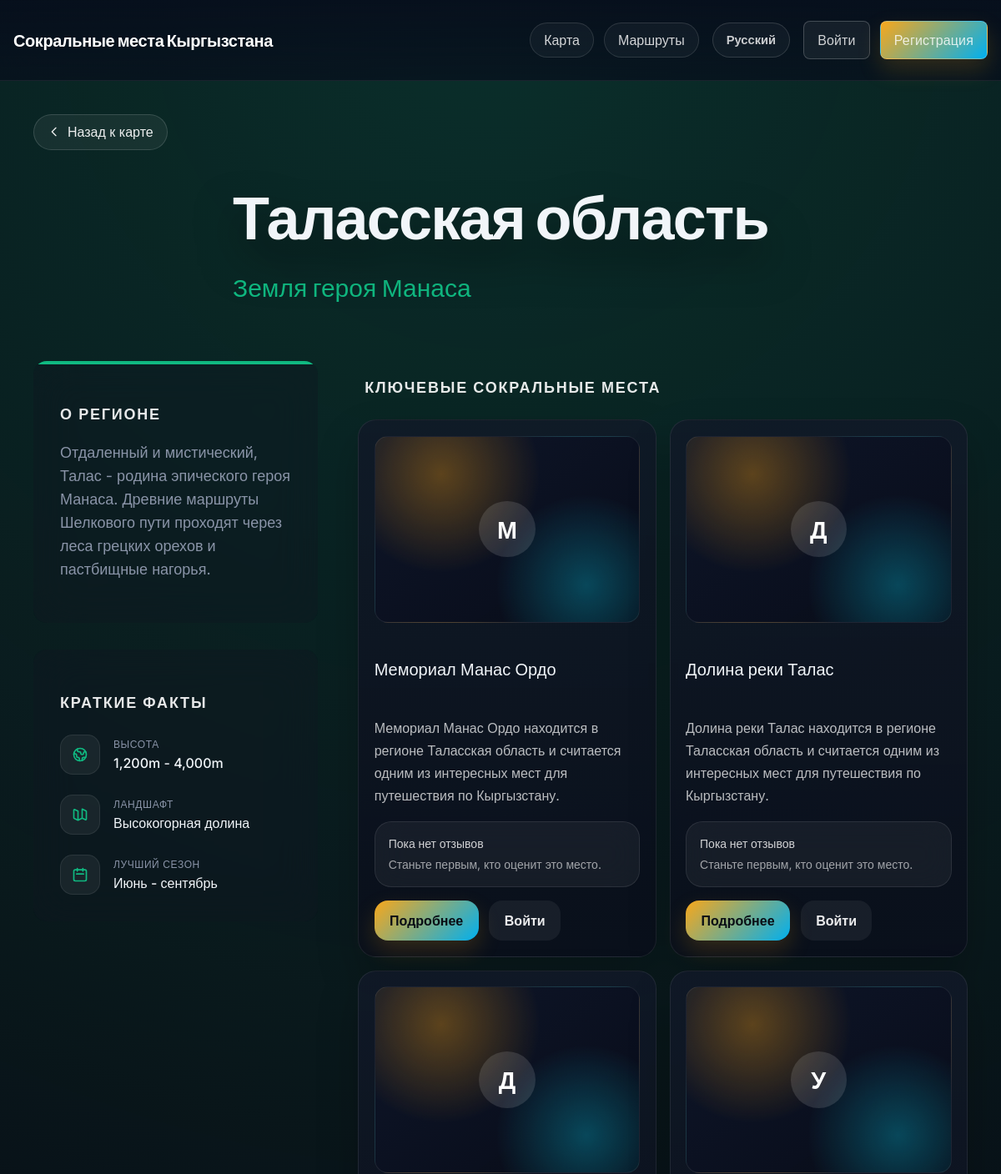
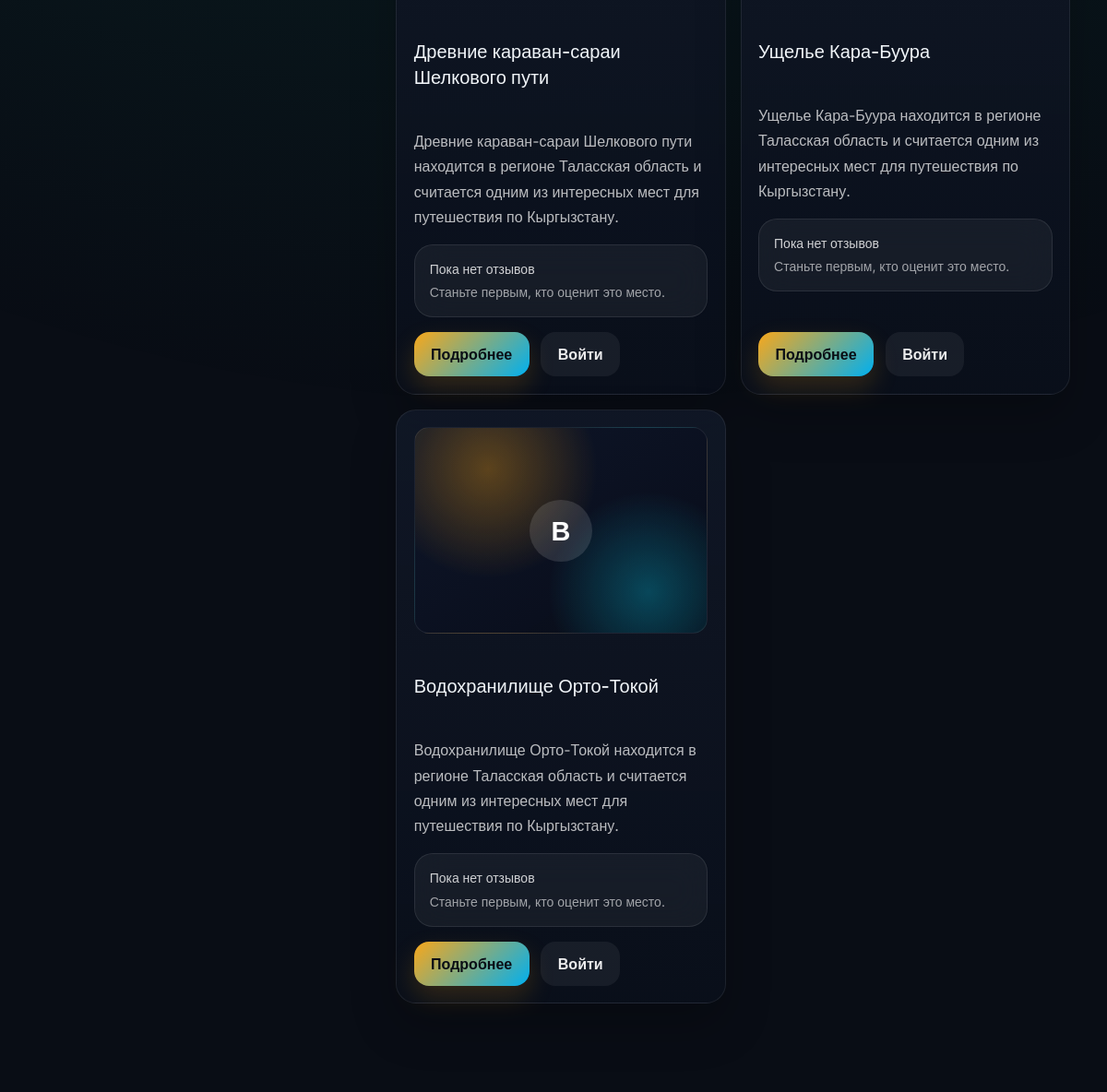
Page /region/talas/?lang=ru on the committed database (2 pictures, top to bottom).
### apps/attractions/models.py (models this page shows, shortened)
class Landmark(models.Model):
    name = models.CharField(max_length=200, verbose_name="Название")
    name_en = models.CharField(max_length=200, verbose_name="Name (English)")
    name_ky = models.CharField(max_length=200, verbose_name="Аты (Кыргызча)")
    region = models.CharField(max_length=100, verbose_name="Регион")
    latitude = models.FloatField(null=True, blank=True, verbose_name="Широта")
    longitude = models.FloatField(null=True, blank=True, verbose_name="Долгота")
    image = models.CharField(max_length=200, blank=True, verbose_name="Изображение")
    description = models.TextField(blank=True, verbose_name="Описание")
    description_en = models.TextField(blank=True, verbose_name="Description (English)")
    description_ky = models.TextField(blank=True, verbose_name="Баяндоо (Кыргызча)")
    category = models.CharField(
        max_length=30,
        choices=LANDMARK_CATEGORY_CHOICES,
        default="culture",
        verbose_name="Category",
    )
    theme_tags = models.JSONField(default=list, blank=True, verbose_name="Theme tags")
    accessibility_level = models.CharField(
        max_length=20,
        choices=ACCESSIBILITY_LEVEL_CHOICES,
        default="partial",
        verbose_name="Accessibility",
    )
    physical_intensity = models.PositiveSmallIntegerField(
        default=2,
        validators=[MinValueValidator(1), MaxValueValidator(5)],
        verbose_name="Physical intensity",
    )
    family_friendly = models.BooleanField(default=False, verbose_name="Family friendly")
    senior_friendly = models.BooleanField(default=False, verbose_name="Senior friendly")
    recommended_visit_hours = models.PositiveSmallIntegerField(
        default=2,
        validators=[MinValueValidator(1), MaxValueValidator(12)],
        verbose_name="Recommended visit duration",
    )
    class Meta:
        verbose_name = "Достопримечательность"
        verbose_name_plural = "Достопримечательности"

### apps/attractions/views.py (the view)
# urls.py: path('region/<slug:region_id>/', views.region_detail, name='region_detail'),
def region_detail(request, region_id):
    lang = prepare_language(request)
    region_source = get_region(region_id)
    if region_source is None:
        raise Http404("Регион не найден")
    sync_region_landmarks(region_id)
    landmarks = (
        Landmark.objects.filter(region=region_id)
        .annotate(
            average_rating=Avg("review__rating"),
            review_count=Count("review", distinct=True),
        )
        .prefetch_related(
            Prefetch(
                "review_set",
                queryset=Review.objects.select_related("user").order_by("-created_at"),
            )
        )
    )
    landmarks_by_name_en = {landmark.name_en: landmark for landmark in landmarks}
    serialized_landmarks = []
    region_name = localize_data_value(region_source, "name", lang)
    for source_landmark in region_source.get("landmarks", []):
        source_name = source_landmark.get("name_en") or source_landmark.get("name") or source_landmark.get("name_ru")
        landmark = landmarks_by_name_en.get(source_name)
        if landmark:
            serialized_landmarks.append(build_landmark_card(landmark, source_landmark, lang, region_name))
    return render(
        request,
        "attractions/region_detail.html",
        build_context(
            request,
            lang,
            region=serialize_region(region_source, lang),
            highlights=get_highlights(region_id, lang),
            landmarks=serialized_landmarks,
        ),
    )

### apps/attractions/data.py (called while the page is built)
def get_region(region_id):
    return regions_data.get(region_id)

### apps/attractions/translations.py (called while the page is built)
def get_supported_language(lang):
    return lang if lang in SUPPORTED_LANGUAGES else "ru"

def get_ui_texts(lang):
    code = get_supported_language(lang)
    return {**TEXTS[code], **FEATURE_TEXTS.get(code, {})}

def text(lang, key, **kwargs):
    value = get_ui_texts(lang)[key]
    return value.format(**kwargs) if kwargs else value

def review_word(lang, count):
    ui = get_ui_texts(lang)
    if lang == "en":
        return ui["review_single"] if count == 1 else ui["review_plural"]
    if lang == "ru":
        return ui["review_single"] if count == 1 else ui["review_plural"]
    return ui["review_plural"]

### apps/attractions/views.py (called while the page is built)
def get_language(request):
    requested_language = request.GET.get("lang") or request.POST.get("lang") or "ru"
    return get_supported_language(requested_language)

def prepare_language(request):
    lang = get_language(request)
    activate(lang)
    request.LANGUAGE_CODE = lang
    return lang

def build_language_links(request):
    links = []
    for code, label in LANGUAGE_LABELS.items():
        params = request.GET.copy()
        params["lang"] = code
        query_string = params.urlencode()
        url = f"{request.path}?{query_string}" if query_string else request.path
        links.append(
            {
                "code": code,
                "label": label,
                "url": url,
                "active": code == get_language(request),
            }
        )
    return links

def build_context(request, lang, **kwargs):
    context = {
        "lang": lang,
        "ui": get_ui_texts(lang),
        "language_links": build_language_links(request),
        "user_greeting": text(lang, "greeting", username=request.user.username) if request.user.is_authenticated else "",
    }
    context.update(kwargs)
    return context

def localize_data_value(data, field_name, lang):
    language_variants = {
        "ru": [f"{field_name}_ru", field_name, f"{field_name}_en", f"{field_name}_ky"],
        "en": [f"{field_name}_en", field_name, f"{field_name}_ru", f"{field_name}_ky"],
        "ky": [f"{field_name}_ky", f"{field_name}_ru", field_name, f"{field_name}_en"],
    }
    for key in language_variants[lang]:
        value = data.get(key)
        if value:
            return value
    return ""

def localize_landmark_value(landmark, field_name, lang):
    return localize_model_value(landmark, field_name, lang)

### apps/attractions/templates/attractions/region_detail.html (shortened to what this page needs)
{% extends 'attractions/base.html' %}
{% load static %}
{% block content %}
  <div class="min-h-screen bg-background text-foreground font-sans overflow-x-hidden selection:bg-primary/30">
    <div class="fixed inset-0 z-0 opacity-20 pointer-events-none" style="background: radial-gradient(circle at 50% 0%, {{ region.color }} 0%, transparent 70%)"></div>
    <div class="relative z-10">
      <div class="p-6 md:p-10 flex items-center justify-between absolute top-0 left-0 w-full z-50">
        <a href="{% url 'attractions:home' %}?lang={{ lang }}" class="ghost-link group gap-2 inline-flex items-center">
          <svg class="w-4 h-4 transition-transform group-hover:-translate-x-1" fill="none" stroke="currentColor" viewBox="0 0 24 24">
            <path stroke-linecap="round" stroke-linejoin="round" stroke-width="2" d="M15 19l-7-7 7-7"></path>
          </svg>
          {{ ui.back_to_map }}
        </a>
      </div>
      <div class="min-h-[60vh] flex flex-col items-center justify-center text-center px-4 relative pt-20 pb-10">
        <div class="max-w-4xl">
          <h1 class="text-5xl md:text-7xl lg:text-8xl font-black text-white tracking-tight mb-6 drop-shadow-2xl" data-testid="region-title-{{ region.id }}">
            {{ region.name }}
          </h1>
          <p class="text-xl md:text-3xl font-light text-white/80 font-display max-w-2xl mx-auto" style="color: {{ region.color }}">
            {{ region.tagline }}
          </p>
        </div>
      </div>
      <div class="max-w-6xl mx-auto px-4 md:px-8 pb-24">
        <div class="grid grid-cols-1 lg:grid-cols-3 gap-8 lg:gap-12">
          <div class="lg:col-span-1 space-y-8">
            <div class="bg-card/40 backdrop-blur-xl border border-white/10 rounded-2xl p-8 shadow-2xl relative overflow-hidden">
              <div class="absolute top-0 left-0 w-full h-1" style="background-color: {{ region.color }}"></div>
              <h3 class="text-lg font-semibold mb-4 text-white/90 uppercase tracking-widest text-xs">{{ ui.about_region }}</h3>
              <p class="text-muted-foreground leading-relaxed text-lg" data-testid="region-desc-{{ region.id }}">
                {{ region.description }}
              </p>
            </div>
            <div class="bg-card/40 backdrop-blur-xl border border-white/10 rounded-2xl p-8 shadow-2xl">
              <h3 class="text-lg font-semibold mb-6 text-white/90 uppercase tracking-widest text-xs">{{ ui.quick_facts }}</h3>
              <div class="space-y-6">
                <div class="fact-row">
                  <div class="fact-icon" style="color: {{ region.color }}">
                  </div>
                  <div>
                    <div class="text-xs text-muted-foreground uppercase tracking-wider mb-1">{{ ui.elevation }}</div>
                    <div class="font-medium text-white">{{ highlights.elevation }}</div>
                  </div>
                </div>
                <div class="fact-row">
                  <div class="fact-icon" style="color: {{ region.color }}">
                    <svg class="w-5 h-5" fill="none" stroke="currentColor" viewBox="0 0 24 24">
                      <path stroke-linecap="round" stroke-linejoin="round" stroke-width="2" d="M9 20l-5.447-2.724A1 1 0 013 16.382V5.618a1 1 0 011.447-.894L9 7m0 13l6-3m-6 3V7m6 10l4.553 2.276A1 1 0 0021 18.382V7.618a1 1 0 00-.553-.894L15 4m0 13V4"></path>
                    </svg>
                  </div>
                  <div>
                    <div class="text-xs text-muted-foreground uppercase tracking-wider mb-1">{{ ui.landscape }}</div>
                    <div class="font-medium text-white">{{ highlights.type }}</div>
                  </div>
                </div>
                <div class="fact-row">
                  <div class="fact-icon" style="color: {{ region.color }}">
                    <svg class="w-5 h-5" fill="none" stroke="currentColor" viewBox="0 0 24 24">
                      <path stroke-linecap="round" stroke-linejoin="round" stroke-width="2" d="M8 7V3m8 4V3m-9 8h10M5 21h14a2 2 0 002-2V7a2 2 0 00-2-2H5a2 2 0 00-2 2v12a2 2 0 002 2z"></path>
                    </svg>
                  </div>
                  <div>
                    <div class="text-xs text-muted-foreground uppercase tracking-wider mb-1">{{ ui.best_season }}</div>
                    <div class="font-medium text-white">{{ highlights.season }}</div>
                  </div>
                </div>
              </div>
            </div>
          </div>
          <div class="lg:col-span-2">
            <h3 class="text-lg font-semibold mb-6 text-white/90 uppercase tracking-widest text-xs pl-2">{{ ui.key_landmarks }}</h3>
            <div class="grid grid-cols-1 md:grid-cols-2 gap-4">
              {% for landmark in landmarks %}
                <article class="landmark-card">
                  {% if landmark.has_image %}
                    <img src="{% static 'attractions/images/' %}{{ landmark.image }}" alt="{{ landmark.name }}" class="landmark-thumb">
                  {% else %}
                    <div class="landmark-thumb landmark-thumb-placeholder">
                      <span>{{ landmark.name|slice:":1" }}</span>
                    </div>
                  {% endif %}
                  <div class="landmark-card-body">
                    <div class="landmark-card-top">
                      <h4 class="text-xl font-medium text-white">{{ landmark.name }}</h4>
                    </div>
                    <p class="landmark-description">{{ landmark.description }}</p>
                    {% if landmark.reviews %}
                      <div class="review-preview-list">
                        <div class="text-sm font-medium text-white/80">{{ ui.recent_reviews }}</div>
                        {% for review in landmark.reviews %}
                          <div class="review-preview">
                            <div class="review-preview-head">
                              <span class="text-sm font-medium text-white">{{ review.user }}</span>
                              <span class="review-badge">{{ review.rating }}/5</span>
                            </div>
                            {% if review.comment %}
                              <p class="text-sm text-white/70">{{ review.comment }}</p>
                            {% endif %}
                          </div>
                        {% endfor %}
                      </div>
                    {% else %}
                      <div class="review-empty-state">
                        <div class="text-sm font-medium text-white/80">{{ ui.no_reviews }}</div>
                        <div class="text-sm text-white/60">{{ ui.be_first_review }}</div>
                      </div>
                    {% endif %}
                    <div class="card-actions">
                      <a href="{% url 'attractions:landmark_detail' landmark.id %}?lang={{ lang }}" class="cta-button cta-button-primary">{{ ui.view_details }}</a>
                      {% if user.is_authenticated %}
                        <a href="{% url 'attractions:landmark_detail' landmark.id %}?lang={{ lang }}#review-form" class="cta-button cta-button-secondary">{{ ui.add_review }}</a>
                      {% else %}
                        <a href="{% url 'attractions:login' %}?lang={{ lang }}" class="cta-button cta-button-secondary">{{ ui.login }}</a>
                      {% endif %}
                    </div>
                  </div>
                </article>
              {% endfor %}
            </div>
          </div>
        </div>
      </div>
    </div>
  </div>
{% endblock %}

### apps/attractions/templates/attractions/base.html (shortened to what this page needs)
{% load static %}
<!DOCTYPE html>
<html lang="{{ lang|default:'ru' }}">
  <head>
    <link rel="stylesheet" href="{% static 'attractions/styles.css' %}" />
  </head>
  <body>
    <header class="header">
      <div class="container header-content">
        <a href="{% url 'attractions:home' %}?lang={{ lang }}" class="site-title">{{ ui.site_title }}</a>
        <nav class="nav-cluster">
          <div class="nav-links">
            <a href="{% url 'attractions:interactive_map' %}?lang={{ lang }}" class="nav-link">{{ ui.nav_map }}</a>
            <a href="{% url 'attractions:generate_route' %}?lang={{ lang }}" class="nav-link">{{ ui.nav_routes }}</a>
          </div>
          <details class="language-menu">
            <summary class="chip-link language-summary">
              {% for language_link in language_links %}
                {% if language_link.active %}
                  {{ language_link.label }}
                {% endif %}
              {% endfor %}
            </summary>
          </details>
          <div class="auth-links">
            {% if user.is_authenticated %}
              <span class="user-pill">{{ user_greeting }}</span>
              <form method="post" action="{% url 'attractions:logout' %}?lang={{ lang }}" class="inline-form">
                {% csrf_token %}
                <button type="submit" class="auth-button auth-button-secondary">{{ ui.logout }}</button>
              </form>
            {% else %}
              <a href="{% url 'attractions:login' %}?lang={{ lang }}" class="auth-button auth-button-secondary">{{ ui.login }}</a>
              <a href="{% url 'attractions:register' %}?lang={{ lang }}" class="auth-button auth-button-primary">{{ ui.register }}</a>
            {% endif %}
          </div>
        </nav>
      </div>
    </header>
    <main class="page-shell">
      {% block content %}{% endblock %}
    </main>
  </body>
</html>

### rows in the picture
Landmark: name "М", name "Мемориал Манас Ордо", description "Мемориал Манас Ордо находится в регионе Таласская область и считается одним из интересных мест для путешествия по Кыргызстану.", no_reviews "Пока нет отзывов", be_first_review "Станьте первым, кто оценит это место.", view_details "Подробнее", login "Войти"
Landmark: name "Д", name "Долина реки Талас", description "Долина реки Талас находится в регионе Таласская область и считается одним из интересных мест для путешествия по Кыргызстану.", no_reviews "Пока нет отзывов", be_first_review "Станьте первым, кто оценит это место.", view_details "Подробнее", login "Войти"
Landmark: name "Д", name "Древние караван-сараи Шелкового пути", description "Древние караван-сараи Шелкового пути находится в регионе Таласская область и считается одним из интересных мест для путешествия по Кыргызстану.", no_reviews "Пока нет отзывов", be_first_review "Станьте первым, кто оценит это место.", view_details "Подробнее", login "Войти"
Landmark: name "У", name "Ущелье Кара-Буура", description "Ущелье Кара-Буура находится в регионе Таласская область и считается одним из интересных мест для путешествия по Кыргызстану.", no_reviews "Пока нет отзывов", be_first_review "Станьте первым, кто оценит это место.", view_details "Подробнее", login "Войти"
Landmark: name "В", name "Водохранилище Орто-Токой", description "Водохранилище Орто-Токой находится в регионе Таласская область и считается одним из интересных мест для путешествия по Кыргызстану.", no_reviews "Пока нет отзывов", be_first_review "Станьте первым, кто оценит это место.", view_details "Подробнее", login "Войти"

### other values in the picture
{{ ui.site_title }} "Сокральные места Кыргызстана"
{{ ui.nav_map }} "Карта"
{{ ui.nav_routes }} "Маршруты"
{{ language_link.label }} "Русский"
{{ ui.login }} "Войти"
{{ ui.register }} "Регистрация"
{{ ui.back_to_map }} "Назад к карте"
{{ region.name }} "Таласская область"
{{ region.tagline }} "Земля героя Манаса"
{{ ui.about_region }} "О РЕГИОНЕ"
{{ region.description }} "Отдаленный и мистический, Талас - родина эпического героя Манаса. Древние маршруты Шелкового пути проходят через леса грецких орехов и пастбищные нагорья."
{{ ui.quick_facts }} "КРАТКИЕ ФАКТЫ"
{{ ui.elevation }} "ВЫСОТА"
{{ highlights.elevation }} "1,200m - 4,000m"
{{ ui.landscape }} "ЛАНДШАФТ"
